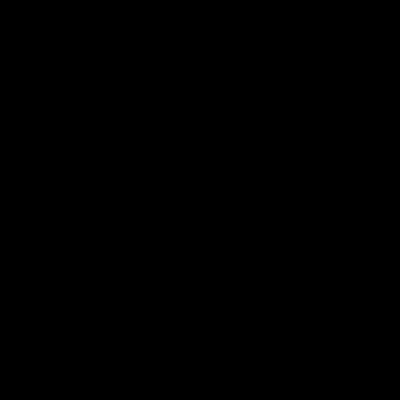
Frame 1 (no input)
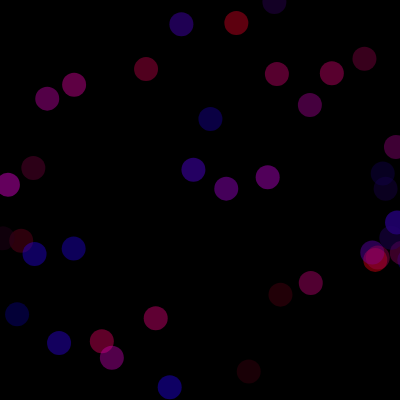
Frame 60 (no input)
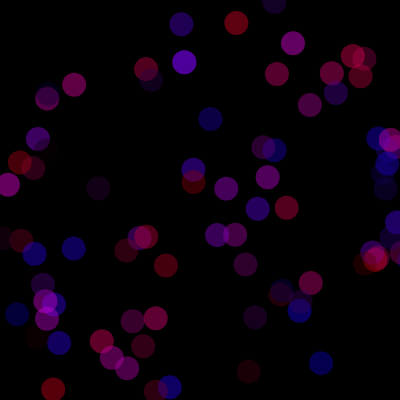
Frame 120 (the mouse pressed at the canvas centre since frame 60)

The p5.js sketch that drew these frames (run headless with seeded random() and noise() and a simulated clock; from frame 60 on, the mouse is pressed at the canvas centre):

// p5.js sketch
// ── sketch.js
let x, y, r, g, b;

function setup() {
  createCanvas(400, 400);
  background(0);
}

function draw() {
  r = random(0, 255);
  g = 0;
  b = random(0, 255);
  x = random(0, 600);
  y = random(0, 400);
  noStroke();
  fill(r, g, b, 100);
  circle(x, y, 24);
}
